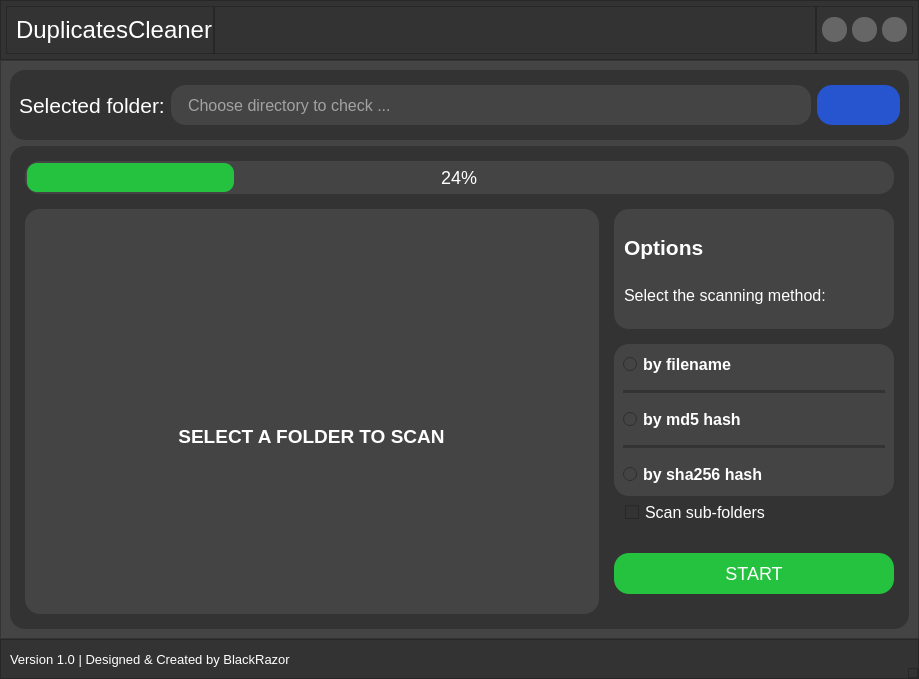
<?xml version="1.0" encoding="UTF-8"?>
<ui version="4.0">
 <class>MainWindow</class>
 <widget class="QMainWindow" name="MainWindow">
  <property name="geometry">
   <rect>
    <x>0</x>
    <y>0</y>
    <width>919</width>
    <height>679</height>
   </rect>
  </property>
  <property name="windowTitle">
   <string>MainWindow</string>
  </property>
  <property name="styleSheet">
   <string notr="true">background-color: #444;
font-size: 12pt;</string>
  </property>
  <widget class="QWidget" name="centralwidget">
   <layout class="QVBoxLayout" name="verticalLayout">
    <property name="spacing">
     <number>0</number>
    </property>
    <property name="leftMargin">
     <number>0</number>
    </property>
    <property name="topMargin">
     <number>0</number>
    </property>
    <property name="rightMargin">
     <number>0</number>
    </property>
    <property name="bottomMargin">
     <number>0</number>
    </property>
    <item>
     <widget class="QFrame" name="header">
      <property name="minimumSize">
       <size>
        <width>0</width>
        <height>60</height>
       </size>
      </property>
      <property name="maximumSize">
       <size>
        <width>16777215</width>
        <height>60</height>
       </size>
      </property>
      <property name="styleSheet">
       <string notr="true">background-color: #333;</string>
      </property>
      <property name="frameShape">
       <enum>QFrame::StyledPanel</enum>
      </property>
      <property name="frameShadow">
       <enum>QFrame::Raised</enum>
      </property>
      <layout class="QHBoxLayout" name="horizontalLayout">
       <property name="spacing">
        <number>0</number>
       </property>
       <property name="leftMargin">
        <number>5</number>
       </property>
       <property name="topMargin">
        <number>5</number>
       </property>
       <property name="rightMargin">
        <number>5</number>
       </property>
       <property name="bottomMargin">
        <number>5</number>
       </property>
       <item alignment="Qt::AlignRight">
        <widget class="QFrame" name="left_header">
         <property name="layoutDirection">
          <enum>Qt::RightToLeft</enum>
         </property>
         <property name="frameShape">
          <enum>QFrame::StyledPanel</enum>
         </property>
         <property name="frameShadow">
          <enum>QFrame::Raised</enum>
         </property>
         <layout class="QHBoxLayout" name="horizontalLayout_3">
          <property name="spacing">
           <number>0</number>
          </property>
          <property name="leftMargin">
           <number>0</number>
          </property>
          <property name="topMargin">
           <number>0</number>
          </property>
          <property name="rightMargin">
           <number>0</number>
          </property>
          <property name="bottomMargin">
           <number>0</number>
          </property>
          <item alignment="Qt::AlignLeft">
           <widget class="QLabel" name="program_name">
            <property name="font">
             <font>
              <pointsize>18</pointsize>
             </font>
            </property>
            <property name="styleSheet">
             <string notr="true">color: #fff;
font-size:18pt;
</string>
            </property>
            <property name="text">
             <string>DuplicatesCleaner</string>
            </property>
           </widget>
          </item>
          <item>
           <widget class="QLabel" name="logo">
            <property name="maximumSize">
             <size>
              <width>60</width>
              <height>60</height>
             </size>
            </property>
            <property name="text">
             <string/>
            </property>
            <property name="pixmap">
             <pixmap resource="icons.qrc">:/icons/icons/format_paint_white_24dp.svg</pixmap>
            </property>
            <property name="alignment">
             <set>Qt::AlignCenter</set>
            </property>
           </widget>
          </item>
         </layout>
        </widget>
       </item>
       <item>
        <widget class="QFrame" name="central_header">
         <property name="frameShape">
          <enum>QFrame::StyledPanel</enum>
         </property>
         <property name="frameShadow">
          <enum>QFrame::Raised</enum>
         </property>
         <layout class="QHBoxLayout" name="horizontalLayout_7">
          <item>
           <spacer name="header_spacer">
            <property name="orientation">
             <enum>Qt::Horizontal</enum>
            </property>
            <property name="sizeHint" stdset="0">
             <size>
              <width>603</width>
              <height>20</height>
             </size>
            </property>
           </spacer>
          </item>
         </layout>
        </widget>
       </item>
       <item>
        <widget class="QFrame" name="right_header">
         <property name="maximumSize">
          <size>
           <width>150</width>
           <height>16777215</height>
          </size>
         </property>
         <property name="layoutDirection">
          <enum>Qt::LeftToRight</enum>
         </property>
         <property name="frameShape">
          <enum>QFrame::StyledPanel</enum>
         </property>
         <property name="frameShadow">
          <enum>QFrame::Raised</enum>
         </property>
         <layout class="QHBoxLayout" name="horizontalLayout_2">
          <property name="spacing">
           <number>5</number>
          </property>
          <property name="leftMargin">
           <number>5</number>
          </property>
          <property name="topMargin">
           <number>5</number>
          </property>
          <property name="rightMargin">
           <number>5</number>
          </property>
          <property name="bottomMargin">
           <number>5</number>
          </property>
          <item>
           <widget class="QPushButton" name="minimize_btn">
            <property name="minimumSize">
             <size>
              <width>25</width>
              <height>25</height>
             </size>
            </property>
            <property name="maximumSize">
             <size>
              <width>25</width>
              <height>25</height>
             </size>
            </property>
            <property name="styleSheet">
             <string notr="true">QPushButton {
	background-color: #666;
	border: 0;
	border-radius: 12px;
}

QPushButton:hover {
	background-color: #555;
}</string>
            </property>
            <property name="text">
             <string/>
            </property>
            <property name="icon">
             <iconset resource="icons.qrc">
              <normaloff>:/icons/icons/minimize_white_24dp.svg</normaloff>:/icons/icons/minimize_white_24dp.svg</iconset>
            </property>
           </widget>
          </item>
          <item>
           <widget class="QPushButton" name="resize_btn">
            <property name="minimumSize">
             <size>
              <width>25</width>
              <height>25</height>
             </size>
            </property>
            <property name="maximumSize">
             <size>
              <width>25</width>
              <height>25</height>
             </size>
            </property>
            <property name="styleSheet">
             <string notr="true">QPushButton {
	background-color: #666;
	border: 0;
	border-radius: 12px;
}

QPushButton:hover {
	background-color: #555;
}</string>
            </property>
            <property name="text">
             <string/>
            </property>
            <property name="icon">
             <iconset resource="icons.qrc">
              <normaloff>:/icons/icons/web_asset_white_24dp.svg</normaloff>:/icons/icons/web_asset_white_24dp.svg</iconset>
            </property>
           </widget>
          </item>
          <item>
           <widget class="QPushButton" name="close_btn">
            <property name="minimumSize">
             <size>
              <width>25</width>
              <height>25</height>
             </size>
            </property>
            <property name="maximumSize">
             <size>
              <width>25</width>
              <height>25</height>
             </size>
            </property>
            <property name="focusPolicy">
             <enum>Qt::NoFocus</enum>
            </property>
            <property name="styleSheet">
             <string notr="true">QPushButton {
	background-color: #666;
	border: 0;
	border-radius: 12px;
}

QPushButton:hover {
	background-color: #555;
}</string>
            </property>
            <property name="text">
             <string/>
            </property>
            <property name="icon">
             <iconset resource="icons.qrc">
              <normaloff>:/icons/icons/close_white_24dp.svg</normaloff>:/icons/icons/close_white_24dp.svg</iconset>
            </property>
           </widget>
          </item>
         </layout>
        </widget>
       </item>
      </layout>
     </widget>
    </item>
    <item>
     <widget class="QFrame" name="main_container">
      <property name="layoutDirection">
       <enum>Qt::LeftToRight</enum>
      </property>
      <property name="frameShape">
       <enum>QFrame::StyledPanel</enum>
      </property>
      <property name="frameShadow">
       <enum>QFrame::Raised</enum>
      </property>
      <layout class="QVBoxLayout" name="verticalLayout_2">
       <item>
        <widget class="QFrame" name="select_folder_frame">
         <property name="maximumSize">
          <size>
           <width>16777215</width>
           <height>70</height>
          </size>
         </property>
         <property name="styleSheet">
          <string notr="true">background-color: #333;
border: 0;
border-radius: 15px;</string>
         </property>
         <property name="frameShape">
          <enum>QFrame::StyledPanel</enum>
         </property>
         <property name="frameShadow">
          <enum>QFrame::Raised</enum>
         </property>
         <layout class="QHBoxLayout" name="horizontalLayout_4">
          <item>
           <widget class="QLabel" name="select_text">
            <property name="font">
             <font>
              <pointsize>16</pointsize>
             </font>
            </property>
            <property name="styleSheet">
             <string notr="true">color: #fff;
font-size: 16pt;
</string>
            </property>
            <property name="text">
             <string>Selected folder:</string>
            </property>
           </widget>
          </item>
          <item>
           <widget class="QLineEdit" name="select_input">
            <property name="minimumSize">
             <size>
              <width>20</width>
              <height>40</height>
             </size>
            </property>
            <property name="font">
             <font>
              <pointsize>12</pointsize>
             </font>
            </property>
            <property name="styleSheet">
             <string notr="true">background-color: #444;
border: 0;
border-radius: 15px;
padding-left: 15px;
color: #fff;
font-size: 12pt;</string>
            </property>
            <property name="readOnly">
             <bool>true</bool>
            </property>
            <property name="placeholderText">
             <string>Choose directory to check ...</string>
            </property>
           </widget>
          </item>
          <item>
           <widget class="QPushButton" name="select_btn">
            <property name="minimumSize">
             <size>
              <width>60</width>
              <height>40</height>
             </size>
            </property>
            <property name="styleSheet">
             <string notr="true">QPushButton {
	background-color: #2655cf;
    border: 0;
    border-radius: 15px;
    padding: 10px 20px;
    color: #FFF;
}

QPushButton:hover {
	background-color: #2048ac;
}</string>
            </property>
            <property name="text">
             <string/>
            </property>
            <property name="icon">
             <iconset resource="icons.qrc">
              <normaloff>:/icons/icons/create_new_folder_white_24dp.svg</normaloff>:/icons/icons/create_new_folder_white_24dp.svg</iconset>
            </property>
            <property name="iconSize">
             <size>
              <width>25</width>
              <height>25</height>
             </size>
            </property>
           </widget>
          </item>
         </layout>
        </widget>
       </item>
       <item>
        <widget class="QFrame" name="main_frame">
         <property name="styleSheet">
          <string notr="true">background-color: #333;
border: 0;
border-radius: 15px;</string>
         </property>
         <property name="frameShape">
          <enum>QFrame::StyledPanel</enum>
         </property>
         <property name="frameShadow">
          <enum>QFrame::Raised</enum>
         </property>
         <layout class="QGridLayout" name="gridLayout">
          <property name="leftMargin">
           <number>15</number>
          </property>
          <property name="topMargin">
           <number>15</number>
          </property>
          <property name="rightMargin">
           <number>15</number>
          </property>
          <property name="bottomMargin">
           <number>15</number>
          </property>
          <property name="spacing">
           <number>15</number>
          </property>
          <item row="2" column="1">
           <widget class="QFrame" name="options_frame">
            <property name="minimumSize">
             <size>
              <width>280</width>
              <height>0</height>
             </size>
            </property>
            <property name="maximumSize">
             <size>
              <width>280</width>
              <height>16777215</height>
             </size>
            </property>
            <property name="styleSheet">
             <string notr="true">background-color: #333;
border: 0;
</string>
            </property>
            <property name="frameShape">
             <enum>QFrame::StyledPanel</enum>
            </property>
            <property name="frameShadow">
             <enum>QFrame::Raised</enum>
            </property>
            <layout class="QGridLayout" name="gridLayout_3">
             <property name="leftMargin">
              <number>0</number>
             </property>
             <property name="topMargin">
              <number>0</number>
             </property>
             <property name="rightMargin">
              <number>0</number>
             </property>
             <property name="bottomMargin">
              <number>20</number>
             </property>
             <item row="3" column="0" colspan="2">
              <widget class="QPushButton" name="start_btn">
               <property name="enabled">
                <bool>true</bool>
               </property>
               <property name="font">
                <font>
                 <pointsize>-1</pointsize>
                </font>
               </property>
               <property name="styleSheet">
                <string notr="true">QPushButton {
	background-color: #25c23f;
    border: 0;
    border-radius: 15px;
    padding: 10px 20px;
	font-size: 18px;
    color: #FFF;
}

QPushButton:hover {
	background-color: #1a8a2d;
}

QPushButton:disabled {
	background-color: #5ca167;
}</string>
               </property>
               <property name="text">
                <string>START</string>
               </property>
              </widget>
             </item>
             <item row="1" column="0">
              <widget class="QCheckBox" name="scan_subfolders">
               <property name="styleSheet">
                <string notr="true">color: #fff;
padding-left: 11px;
margin-bottom: 25px;</string>
               </property>
               <property name="text">
                <string>Scan sub-folders</string>
               </property>
               <property name="checked">
                <bool>false</bool>
               </property>
              </widget>
             </item>
             <item row="0" column="0" colspan="2">
              <widget class="QFrame" name="radio_frame">
               <property name="styleSheet">
                <string notr="true">background-color: #444;
border: 0;
border-radius: 15px;

</string>
               </property>
               <property name="frameShape">
                <enum>QFrame::StyledPanel</enum>
               </property>
               <property name="frameShadow">
                <enum>QFrame::Raised</enum>
               </property>
               <layout class="QGridLayout" name="gridLayout_2">
                <property name="verticalSpacing">
                 <number>15</number>
                </property>
                <item row="0" column="0">
                 <widget class="QRadioButton" name="easy_btn">
                  <property name="font">
                   <font>
                    <pointsize>12</pointsize>
                    <weight>75</weight>
                    <bold>true</bold>
                   </font>
                  </property>
                  <property name="styleSheet">
                   <string notr="true">color: #fff;</string>
                  </property>
                  <property name="text">
                   <string>by filename</string>
                  </property>
                 </widget>
                </item>
                <item row="0" column="1" alignment="Qt::AlignRight">
                 <widget class="QLabel" name="help_easy">
                  <property name="text">
                   <string/>
                  </property>
                  <property name="pixmap">
                   <pixmap resource="icons.qrc">:/icons/icons/help_outline_white_24dp.svg</pixmap>
                  </property>
                  <property name="alignment">
                   <set>Qt::AlignCenter</set>
                  </property>
                 </widget>
                </item>
                <item row="2" column="0">
                 <widget class="QRadioButton" name="medium_btn">
                  <property name="font">
                   <font>
                    <pointsize>12</pointsize>
                    <weight>75</weight>
                    <bold>true</bold>
                   </font>
                  </property>
                  <property name="styleSheet">
                   <string notr="true">color: #fff;</string>
                  </property>
                  <property name="text">
                   <string>by md5 hash</string>
                  </property>
                 </widget>
                </item>
                <item row="1" column="0" colspan="2">
                 <widget class="Line" name="sep">
                  <property name="styleSheet">
                   <string notr="true">background-color: #333</string>
                  </property>
                  <property name="orientation">
                   <enum>Qt::Horizontal</enum>
                  </property>
                 </widget>
                </item>
                <item row="2" column="1" alignment="Qt::AlignRight">
                 <widget class="QLabel" name="help_medium">
                  <property name="text">
                   <string/>
                  </property>
                  <property name="pixmap">
                   <pixmap resource="icons.qrc">:/icons/icons/help_outline_white_24dp.svg</pixmap>
                  </property>
                  <property name="alignment">
                   <set>Qt::AlignCenter</set>
                  </property>
                 </widget>
                </item>
                <item row="4" column="0">
                 <widget class="QRadioButton" name="hard_btn">
                  <property name="font">
                   <font>
                    <pointsize>12</pointsize>
                    <weight>75</weight>
                    <bold>true</bold>
                   </font>
                  </property>
                  <property name="styleSheet">
                   <string notr="true">color: #fff;</string>
                  </property>
                  <property name="text">
                   <string>by sha256 hash</string>
                  </property>
                 </widget>
                </item>
                <item row="4" column="1" alignment="Qt::AlignRight">
                 <widget class="QLabel" name="help_hard">
                  <property name="text">
                   <string/>
                  </property>
                  <property name="pixmap">
                   <pixmap resource="icons.qrc">:/icons/icons/help_outline_white_24dp.svg</pixmap>
                  </property>
                  <property name="alignment">
                   <set>Qt::AlignCenter</set>
                  </property>
                 </widget>
                </item>
                <item row="3" column="0" colspan="2">
                 <widget class="Line" name="sep1">
                  <property name="styleSheet">
                   <string notr="true">background-color: #333</string>
                  </property>
                  <property name="orientation">
                   <enum>Qt::Horizontal</enum>
                  </property>
                 </widget>
                </item>
               </layout>
              </widget>
             </item>
            </layout>
           </widget>
          </item>
          <item row="0" column="0" colspan="2">
           <widget class="QProgressBar" name="progressBar">
            <property name="styleSheet">
             <string notr="true">QProgressBar{
	border-radius: 15px;
	padding: 2px;
	border: 0;
	background-color: #444;
	color: #fff;
	font-size: 18px;
}

QProgressBar::chunk{
	border-radius: 10px;
	border: 0;
	color: green;
	background-color: #25c23f;
}</string>
            </property>
            <property name="value">
             <number>24</number>
            </property>
            <property name="alignment">
             <set>Qt::AlignCenter</set>
            </property>
           </widget>
          </item>
          <item row="1" column="1">
           <widget class="QFrame" name="text_frame">
            <property name="maximumSize">
             <size>
              <width>16777215</width>
              <height>120</height>
             </size>
            </property>
            <property name="styleSheet">
             <string notr="true">background-color: #444;
border: 0;
border-radius: 15px;</string>
            </property>
            <property name="frameShape">
             <enum>QFrame::StyledPanel</enum>
            </property>
            <property name="frameShadow">
             <enum>QFrame::Raised</enum>
            </property>
            <layout class="QVBoxLayout" name="verticalLayout_8">
             <property name="spacing">
              <number>10</number>
             </property>
             <property name="leftMargin">
              <number>10</number>
             </property>
             <property name="topMargin">
              <number>10</number>
             </property>
             <property name="rightMargin">
              <number>10</number>
             </property>
             <property name="bottomMargin">
              <number>10</number>
             </property>
             <item>
              <widget class="QLabel" name="options">
               <property name="maximumSize">
                <size>
                 <width>16777215</width>
                 <height>30</height>
                </size>
               </property>
               <property name="font">
                <font>
                 <pointsize>16</pointsize>
                 <weight>75</weight>
                 <bold>true</bold>
                </font>
               </property>
               <property name="styleSheet">
                <string notr="true">font-size: 16pt;
color: #fff;
</string>
               </property>
               <property name="text">
                <string>Options</string>
               </property>
              </widget>
             </item>
             <item>
              <widget class="QLabel" name="info">
               <property name="maximumSize">
                <size>
                 <width>16777215</width>
                 <height>20</height>
                </size>
               </property>
               <property name="styleSheet">
                <string notr="true">color: #fff;
font-size: 12pt;
</string>
               </property>
               <property name="text">
                <string>Select the scanning method:</string>
               </property>
              </widget>
             </item>
            </layout>
           </widget>
          </item>
          <item row="1" column="0" rowspan="2">
           <widget class="QStackedWidget" name="stackedWidget">
            <property name="minimumSize">
             <size>
              <width>550</width>
              <height>0</height>
             </size>
            </property>
            <property name="maximumSize">
             <size>
              <width>16777215</width>
              <height>16777215</height>
             </size>
            </property>
            <property name="styleSheet">
             <string notr="true">background-color: #444;
border-radius: 15px;
border: 0;
padding: 10px;</string>
            </property>
            <property name="currentIndex">
             <number>0</number>
            </property>
            <widget class="QWidget" name="info_page">
             <layout class="QVBoxLayout" name="verticalLayout_3">
              <item alignment="Qt::AlignHCenter|Qt::AlignBottom">
               <widget class="QPushButton" name="info_icon">
                <property name="minimumSize">
                 <size>
                  <width>140</width>
                  <height>140</height>
                 </size>
                </property>
                <property name="maximumSize">
                 <size>
                  <width>140</width>
                  <height>140</height>
                 </size>
                </property>
                <property name="text">
                 <string/>
                </property>
                <property name="icon">
                 <iconset resource="icons.qrc">
                  <normaloff>:/icons/icons/create_new_folder_white_24dp.svg</normaloff>:/icons/icons/create_new_folder_white_24dp.svg</iconset>
                </property>
                <property name="iconSize">
                 <size>
                  <width>100</width>
                  <height>100</height>
                 </size>
                </property>
               </widget>
              </item>
              <item alignment="Qt::AlignHCenter|Qt::AlignTop">
               <widget class="QLabel" name="info_text">
                <property name="font">
                 <font>
                  <pointsize>14</pointsize>
                  <weight>75</weight>
                  <bold>true</bold>
                 </font>
                </property>
                <property name="styleSheet">
                 <string notr="true">color: #fff;
font-size: 14pt;</string>
                </property>
                <property name="text">
                 <string>SELECT A FOLDER TO SCAN</string>
                </property>
                <property name="alignment">
                 <set>Qt::AlignCenter</set>
                </property>
               </widget>
              </item>
             </layout>
            </widget>
            <widget class="QWidget" name="results_page">
             <layout class="QVBoxLayout" name="verticalLayout_5">
              <property name="spacing">
               <number>0</number>
              </property>
              <property name="leftMargin">
               <number>0</number>
              </property>
              <property name="topMargin">
               <number>0</number>
              </property>
              <property name="rightMargin">
               <number>0</number>
              </property>
              <property name="bottomMargin">
               <number>0</number>
              </property>
              <item>
               <widget class="QFrame" name="stats_frame">
                <property name="minimumSize">
                 <size>
                  <width>0</width>
                  <height>120</height>
                 </size>
                </property>
                <property name="maximumSize">
                 <size>
                  <width>16777215</width>
                  <height>125</height>
                 </size>
                </property>
                <property name="frameShape">
                 <enum>QFrame::StyledPanel</enum>
                </property>
                <property name="frameShadow">
                 <enum>QFrame::Raised</enum>
                </property>
                <layout class="QGridLayout" name="gridLayout_5">
                 <property name="leftMargin">
                  <number>0</number>
                 </property>
                 <property name="topMargin">
                  <number>0</number>
                 </property>
                 <property name="rightMargin">
                  <number>0</number>
                 </property>
                 <property name="bottomMargin">
                  <number>0</number>
                 </property>
                 <property name="spacing">
                  <number>0</number>
                 </property>
                 <item row="2" column="1">
                  <widget class="QLabel" name="size_count">
                   <property name="font">
                    <font>
                     <pointsize>10</pointsize>
                     <weight>75</weight>
                     <bold>true</bold>
                    </font>
                   </property>
                   <property name="styleSheet">
                    <string notr="true">color: #fff;
font-size: 10pt;</string>
                   </property>
                   <property name="text">
                    <string>N/A</string>
                   </property>
                  </widget>
                 </item>
                 <item row="2" column="2">
                  <spacer name="horizontalSpacer_3">
                   <property name="orientation">
                    <enum>Qt::Horizontal</enum>
                   </property>
                   <property name="sizeHint" stdset="0">
                    <size>
                     <width>215</width>
                     <height>20</height>
                    </size>
                   </property>
                  </spacer>
                 </item>
                 <item row="2" column="0">
                  <widget class="QLabel" name="size">
                   <property name="minimumSize">
                    <size>
                     <width>160</width>
                     <height>0</height>
                    </size>
                   </property>
                   <property name="maximumSize">
                    <size>
                     <width>160</width>
                     <height>16777215</height>
                    </size>
                   </property>
                   <property name="font">
                    <font>
                     <pointsize>10</pointsize>
                     <weight>75</weight>
                     <bold>true</bold>
                    </font>
                   </property>
                   <property name="styleSheet">
                    <string notr="true">color: #fff;
padding-left: 10px;
font-size: 10pt;</string>
                   </property>
                   <property name="text">
                    <string>Size:</string>
                   </property>
                  </widget>
                 </item>
                 <item row="0" column="1">
                  <widget class="QLabel" name="files_count">
                   <property name="font">
                    <font>
                     <pointsize>10</pointsize>
                     <weight>75</weight>
                     <bold>true</bold>
                    </font>
                   </property>
                   <property name="styleSheet">
                    <string notr="true">color: #fff;
font-size: 10pt;</string>
                   </property>
                   <property name="text">
                    <string>N/A</string>
                   </property>
                  </widget>
                 </item>
                 <item row="0" column="2">
                  <spacer name="horizontalSpacer_1">
                   <property name="orientation">
                    <enum>Qt::Horizontal</enum>
                   </property>
                   <property name="sizeHint" stdset="0">
                    <size>
                     <width>287</width>
                     <height>20</height>
                    </size>
                   </property>
                  </spacer>
                 </item>
                 <item row="0" column="0">
                  <widget class="QLabel" name="files">
                   <property name="minimumSize">
                    <size>
                     <width>160</width>
                     <height>0</height>
                    </size>
                   </property>
                   <property name="maximumSize">
                    <size>
                     <width>160</width>
                     <height>16777215</height>
                    </size>
                   </property>
                   <property name="font">
                    <font>
                     <pointsize>10</pointsize>
                     <weight>75</weight>
                     <bold>true</bold>
                    </font>
                   </property>
                   <property name="styleSheet">
                    <string notr="true">color: #fff;
padding-left: 10px;
font-size: 10pt;</string>
                   </property>
                   <property name="text">
                    <string>Files scanned:</string>
                   </property>
                  </widget>
                 </item>
                 <item row="1" column="0">
                  <widget class="QLabel" name="duplicates">
                   <property name="minimumSize">
                    <size>
                     <width>175</width>
                     <height>0</height>
                    </size>
                   </property>
                   <property name="maximumSize">
                    <size>
                     <width>175</width>
                     <height>16777215</height>
                    </size>
                   </property>
                   <property name="font">
                    <font>
                     <pointsize>10</pointsize>
                     <weight>75</weight>
                     <bold>true</bold>
                    </font>
                   </property>
                   <property name="styleSheet">
                    <string notr="true">color: #fff;
padding-left: 10px;
font-size: 10pt;</string>
                   </property>
                   <property name="text">
                    <string>Duplicates found:</string>
                   </property>
                  </widget>
                 </item>
                 <item row="1" column="2">
                  <spacer name="horizontalSpacer_2">
                   <property name="orientation">
                    <enum>Qt::Horizontal</enum>
                   </property>
                   <property name="sizeHint" stdset="0">
                    <size>
                     <width>215</width>
                     <height>20</height>
                    </size>
                   </property>
                  </spacer>
                 </item>
                 <item row="1" column="1">
                  <widget class="QLabel" name="duplicates_count">
                   <property name="font">
                    <font>
                     <pointsize>10</pointsize>
                     <weight>75</weight>
                     <bold>true</bold>
                    </font>
                   </property>
                   <property name="styleSheet">
                    <string notr="true">color: #fff;
font-size: 10pt;</string>
                   </property>
                   <property name="text">
                    <string>N/A</string>
                   </property>
                  </widget>
                 </item>
                </layout>
               </widget>
              </item>
              <item>
               <widget class="QTableWidget" name="res_table">
                <property name="minimumSize">
                 <size>
                  <width>510</width>
                  <height>180</height>
                 </size>
                </property>
                <property name="styleSheet">
                 <string notr="true">QScrollBar:vertical {
     background-color: #333;
     width: 10px;
     padding-top: 3px;
     padding-button: 3px;
     padding-left: 2px;
     border-radius: 50%;
}
QScrollBar::handle:vertical {
     background-color: #777;         
     min-height: 10px;
     border-radius: 4px;
}
QScrollBar::sub-line:vertical {
     background-color: #333;
     height: 0px;
     border-radius: 4px;
     width: 0px;
     subcontrol-position: top;
     subcontrol-origin: margin;
}
QScrollBar::add-line:vertical
{
     height: 0px;
     width: 0px;
     background-color: #333;
     subcontrol-position: bottom;
     subcontrol-origin: margin;
}
QScrollBar::sub-line:vertical:hover,QScrollBar::sub-line:vertical:on {
     height: 10px;
     background-color: #333;
     width: 10px;
     subcontrol-position: top;
     subcontrol-origin: margin;
}
QScrollBar::up-arrow:vertical, QScrollBar::down-arrow:vertical {
     background: none;
}
QScrollBar::add-page:vertical, QScrollBar::sub-page:vertical {
     background: none;
}
QTableWidget {
     color: #FFF;
     padding: 5px;
     background-color: #333;
     border: 0;
     border-radius: 15px;
     selection-background-color: #333;
}</string>
                </property>
               </widget>
              </item>
              <item alignment="Qt::AlignBottom">
               <widget class="QFrame" name="actions_frame">
                <property name="minimumSize">
                 <size>
                  <width>0</width>
                  <height>62</height>
                 </size>
                </property>
                <property name="frameShape">
                 <enum>QFrame::StyledPanel</enum>
                </property>
                <property name="frameShadow">
                 <enum>QFrame::Raised</enum>
                </property>
                <layout class="QHBoxLayout" name="horizontalLayout_5">
                 <property name="spacing">
                  <number>10</number>
                 </property>
                 <property name="leftMargin">
                  <number>0</number>
                 </property>
                 <property name="topMargin">
                  <number>0</number>
                 </property>
                 <property name="rightMargin">
                  <number>0</number>
                 </property>
                 <property name="bottomMargin">
                  <number>0</number>
                 </property>
                 <item>
                  <widget class="QCheckBox" name="select_all">
                   <property name="minimumSize">
                    <size>
                     <width>0</width>
                     <height>40</height>
                    </size>
                   </property>
                   <property name="maximumSize">
                    <size>
                     <width>16777215</width>
                     <height>40</height>
                    </size>
                   </property>
                   <property name="styleSheet">
                    <string notr="true">font-size: 11pt;
color: #FFF;</string>
                   </property>
                   <property name="text">
                    <string>Select all</string>
                   </property>
                  </widget>
                 </item>
                 <item>
                  <widget class="QPushButton" name="delete_all_btn">
                   <property name="enabled">
                    <bool>true</bool>
                   </property>
                   <property name="minimumSize">
                    <size>
                     <width>160</width>
                     <height>42</height>
                    </size>
                   </property>
                   <property name="maximumSize">
                    <size>
                     <width>160</width>
                     <height>42</height>
                    </size>
                   </property>
                   <property name="font">
                    <font>
                     <pointsize>8</pointsize>
                     <weight>75</weight>
                     <bold>true</bold>
                    </font>
                   </property>
                   <property name="styleSheet">
                    <string notr="true">QPushButton {
	background-color: #2655cf;
	font-size: 8pt;
    border: 0;
    border-radius: 15px;
    padding: 10px 20px;
    color: #FFF;
}

QPushButton:hover {
	background-color: #2048ac;
}
QPushButton:disabled {
	background-color: #5f7dc7;
}</string>
                   </property>
                   <property name="text">
                    <string>DELETE ALL</string>
                   </property>
                  </widget>
                 </item>
                 <item>
                  <widget class="QPushButton" name="delete_selected_btn">
                   <property name="enabled">
                    <bool>true</bool>
                   </property>
                   <property name="minimumSize">
                    <size>
                     <width>160</width>
                     <height>42</height>
                    </size>
                   </property>
                   <property name="maximumSize">
                    <size>
                     <width>160</width>
                     <height>42</height>
                    </size>
                   </property>
                   <property name="font">
                    <font>
                     <pointsize>8</pointsize>
                     <weight>75</weight>
                     <bold>true</bold>
                    </font>
                   </property>
                   <property name="styleSheet">
                    <string notr="true">QPushButton {
	background-color: #2655cf;
	font-size: 8pt;
    border: 0;
    border-radius: 15px;
    padding: 10px 20px;
    color: #FFF;
}

QPushButton:hover {
	background-color: #2048ac;
}

QPushButton:disabled {
	background-color: #5f7dc7;
}</string>
                   </property>
                   <property name="text">
                    <string>DELETE SELECTED</string>
                   </property>
                  </widget>
                 </item>
                </layout>
               </widget>
              </item>
             </layout>
            </widget>
           </widget>
          </item>
         </layout>
        </widget>
       </item>
      </layout>
     </widget>
    </item>
    <item>
     <widget class="QFrame" name="footer">
      <property name="minimumSize">
       <size>
        <width>0</width>
        <height>40</height>
       </size>
      </property>
      <property name="maximumSize">
       <size>
        <width>16777215</width>
        <height>40</height>
       </size>
      </property>
      <property name="styleSheet">
       <string notr="true">background-color: #333;</string>
      </property>
      <property name="frameShape">
       <enum>QFrame::StyledPanel</enum>
      </property>
      <property name="frameShadow">
       <enum>QFrame::Raised</enum>
      </property>
      <layout class="QHBoxLayout" name="horizontalLayout_6">
       <property name="topMargin">
        <number>0</number>
       </property>
       <property name="rightMargin">
        <number>0</number>
       </property>
       <property name="bottomMargin">
        <number>0</number>
       </property>
       <item>
        <widget class="QLabel" name="created_by">
         <property name="font">
          <font>
           <pointsize>10</pointsize>
          </font>
         </property>
         <property name="styleSheet">
          <string notr="true">color: #fff;
font-size: 10pt;</string>
         </property>
         <property name="text">
          <string>Version 1.0 | Designed &amp; Created by BlackRazor</string>
         </property>
        </widget>
       </item>
       <item alignment="Qt::AlignRight|Qt::AlignBottom">
        <widget class="QFrame" name="resize_grid">
         <property name="minimumSize">
          <size>
           <width>10</width>
           <height>10</height>
          </size>
         </property>
         <property name="maximumSize">
          <size>
           <width>10</width>
           <height>10</height>
          </size>
         </property>
         <property name="frameShape">
          <enum>QFrame::StyledPanel</enum>
         </property>
         <property name="frameShadow">
          <enum>QFrame::Raised</enum>
         </property>
        </widget>
       </item>
      </layout>
     </widget>
    </item>
   </layout>
  </widget>
 </widget>
 <resources>
  <include location="icons.qrc"/>
 </resources>
 <connections/>
</ui>
